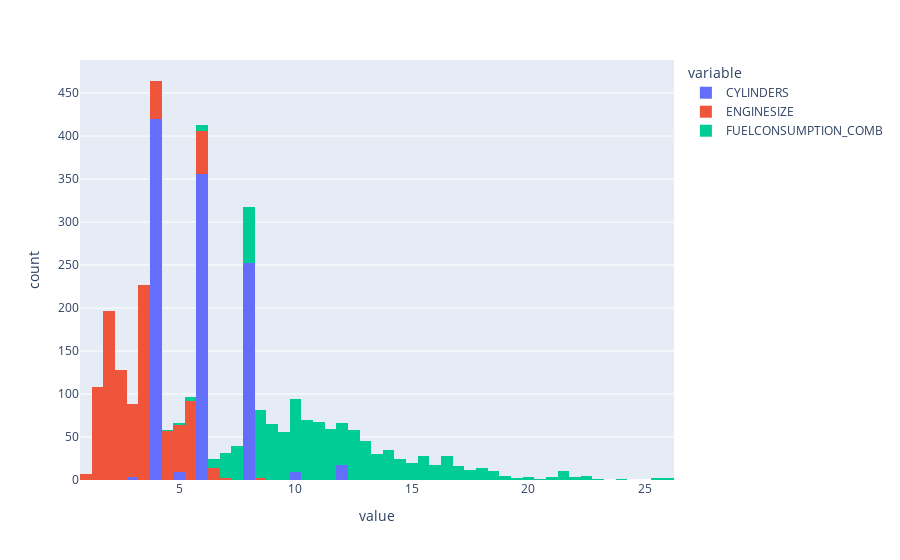

The cell this chart's notebook holds for it:
### Code cell
# Histigram Plots
px.histogram(df,['CYLINDERS', 'ENGINESIZE',
             'FUELCONSUMPTION_COMB'])

### Figure 1 — Plotly figure (JSON) as saved in the notebook; plotly's stock layout.template omitted (floating-point values rounded to 4 significant figures; data arrays with more than 128 entries replaced by an {"elided": "..."} marker saying what was removed)
{"data": [{"alignmentgroup": "True", "bingroup": "x", "hovertemplate": "variable=CYLINDERS<br>value=%{x}<br>count=%{y}<extra></extra>", "legendgroup": "CYLINDERS", "marker": {"color": "#636efa", "pattern": {"shape": ""}}, "name": "CYLINDERS", "offsetgroup": "CYLINDERS", "orientation": "v", "showlegend": true, "type": "histogram", "x": {"elided": "1067 int values"}, "xaxis": "x", "yaxis": "y"}, {"alignmentgroup": "True", "bingroup": "x", "hovertemplate": "variable=ENGINESIZE<br>value=%{x}<br>count=%{y}<extra></extra>", "legendgroup": "ENGINESIZE", "marker": {"color": "#EF553B", "pattern": {"shape": ""}}, "name": "ENGINESIZE", "offsetgroup": "ENGINESIZE", "orientation": "v", "showlegend": true, "type": "histogram", "x": {"elided": "1067 float values"}, "xaxis": "x", "yaxis": "y"}, {"alignmentgroup": "True", "bingroup": "x", "hovertemplate": "variable=FUELCONSUMPTION_COMB<br>value=%{x}<br>count=%{y}<extra></extra>", "legendgroup": "FUELCONSUMPTION_COMB", "marker": {"color": "#00cc96", "pattern": {"shape": ""}}, "name": "FUELCONSUMPTION_COMB", "offsetgroup": "FUELCONSUMPTION_COMB", "orientation": "v", "showlegend": true, "type": "histogram", "x": {"elided": "1067 float values"}, "xaxis": "x", "yaxis": "y"}], "layout": {"barmode": "relative", "legend": {"title": {"text": "variable"}, "tracegroupgap": 0}, "margin": {"t": 60}, "xaxis": {"anchor": "y", "domain": [0, 1], "title": {"text": "value"}}, "yaxis": {"anchor": "x", "domain": [0, 1], "title": {"text": "count"}}}}
